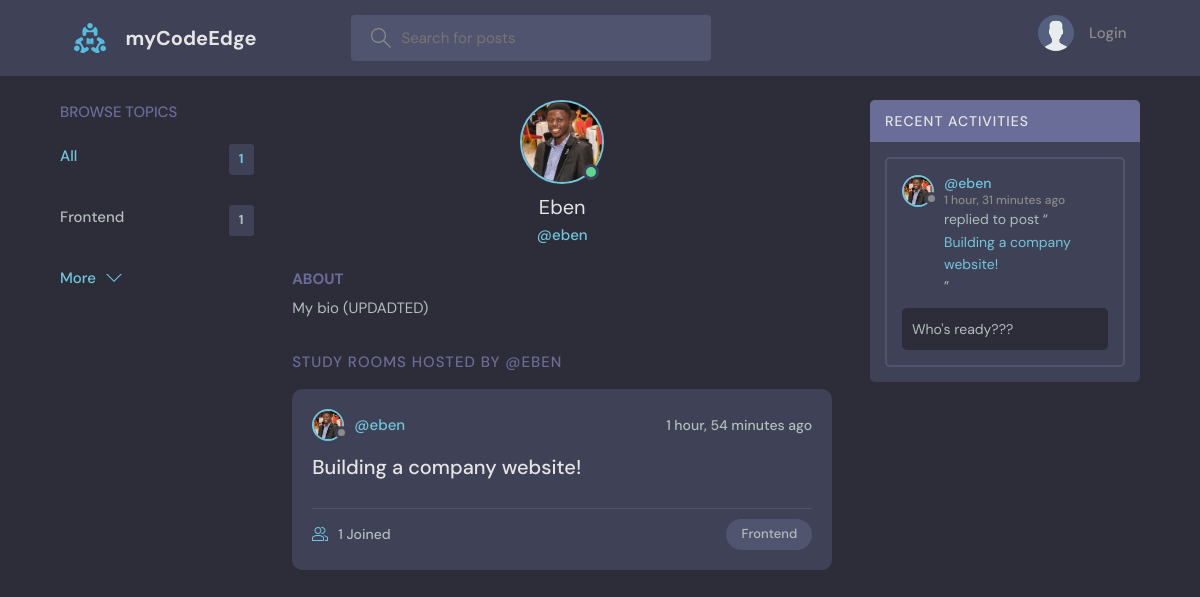
The app's page /profile/1 with its own data.
### base/models.py (models this page shows, shortened)
class Topic(models.Model):
    name = models.CharField(max_length=200)

class User(AbstractUser):
  name = models.CharField(max_length=200, null=True)
  email = models.EmailField(unique=True, null=True)
  bio = models.TextField(null=True)
  avatar = models.ImageField(null = True, default="avatar.svg")
  USERNAME_FIELD='email'
  REQUIRED_FIELDS = []

class Room(models.Model):
    host = models.ForeignKey(User, on_delete=models.SET_NULL, null=True)
    topic = models.ForeignKey(Topic, on_delete=models.SET_NULL, null=True)
    name = models.CharField(max_length=200)
    description = models.TextField(null=True, blank=True)
    participants = models.ManyToManyField(User, related_name='participants', blank=True)
    updated = models.DateTimeField(auto_now=True)
    created = models.DateTimeField(auto_now_add=True)
    class Meta:
        ordering = ["-updated", "-created"]
    def __str__(self):
        return self.name

class Message(models.Model):
    user = models.ForeignKey(User, on_delete=models.CASCADE)
    room = models.ForeignKey(Room, on_delete=models.CASCADE)
    body = models.TextField()
    updated = models.DateTimeField(auto_now=True)
    created = models.DateTimeField(auto_now_add=True)

### base/views.py (the view)
# urls.py: path("profile/<str:pk>", views.userProfile, name="user-profile"),
def userProfile(request, pk):
    user = User.objects.get(id=pk)
    rooms = user.room_set.all()
    room_messages = user.message_set.all()
    topics = Topic.objects.all()
    context = {'user':user, 'rooms':rooms, 'room_messages':room_messages, 'topics':topics}
    return render(request, 'base/profile.html', context)

### base/templates/base/profile.html (shortened to what this page needs)
{% extends 'main.html' %}
{% block content %}
<main class="profile-page layout layout--3">
  <div class="container">
    {% include 'base/topics_component.html' %}
    <div class="roomList">
      <div class="profile">
        <div class="profile__avatar">
          <div class="avatar avatar--large active">
            <img src="{{user.avatar.url}}" />
          </div>
        </div>
        <div class="profile__info">
          <h3>{{user.name}}</h3>
          <p>@{{user.username}}</p>
        </div>
        <div class="profile__about">
          <h3>About</h3>
          <p>
            {{user.bio}}
          </p>
        </div>
      </div>
      <div class="roomList__header">
        <div>
          <h2>Study Rooms Hosted by @{{user.name}}</a>
          </h2>
        </div>
      </div>
      {% include 'base/feed_component.html' %}
    </div>
    {% include 'base/activity_component.html' %}
  </div>
</main>
{% endblock content %}

### templates/main.html (shortened to what this page needs)
<!DOCTYPE html>
{% load static %}
<html lang="en">
<head>
  <link rel="stylesheet" type="text/css" href="{%static 'styles/style.css' %}" />
</head>
<body>
  {% include 'navbar.html' %}  {% block content %} {% endblock %}
</body>
</html>

### templates/navbar.html (shortened to what this page needs)
{% load static %}
<header class="header header--loggedIn">
    <div class="container">
        <a href="{% url 'home' %}" class="header__logo">
            <img src="{% static 'images/logo.svg' %}" />
            <h1>myCodeEdge</h1>
        </a>
        <form class="header__search" method="GET" action="{% url 'home' %}">
            <label>
                <input name="q" placeholder="Search for posts" />
            </label>
        </form>
        <nav class="header__menu">
            {% if request.user.is_authenticated %}
            <div class="header__user">
                <a href="{% url 'update-user' %}">
                    <div class="avatar avatar--medium active">
                        <img src="{{request.user.avatar.url}}" />
                    </div>
                    <p>{{request.user.username}} <span>@{{request.user.username}}</span></p>
                </a>
                <button class="dropdown-button">
                    <svg version="1.1" xmlns="http://www.w3.org/2000/svg" width="32" height="32" viewBox="0 0 32 32">
                        <title>chevron-down</title>
                        <path d="M16 21l-13-13h-3l16 16 16-16h-3l-13 13z"></path>
                    </svg>
                </button>
            </div>
            {% else %}
            <a href="{% url 'login' %}">
                <img src="{% static 'images/avatar.svg' %}" />
                <p>Login</p>
            </a>
            {% endif %}
        </nav>
    </div>
</header>

### base/templates/base/topics_component.html
<div class="topics">
  <div class="topics__header">
      <h2>Browse Topics</h2>
  </div>
  <ul class="topics__list">
      <li>
          <a href="{% url 'home' %}" class="active">All <span>{{topics.count}}</span></a>
      </li>
      {% for topic in topics %}
      <li>
          <a href="{% url 'home' %}?q={{topic.name}}">{{topic.name}}<span>{{topic.room_set.all.count}}</span></a>
      </li>
      {% endfor %}
  </ul>
  <a class="btn btn--link" href="{% url 'topics' %}">
      More
      <svg version="1.1" xmlns="http://www.w3.org/2000/svg" width="32" height="32" viewBox="0 0 32 32">
          <title>chevron-down</title>
          <path d="M16 21l-13-13h-3l16 16 16-16h-3l-13 13z"></path>
      </svg>
  </a>
</div>

### base/templates/base/feed_component.html (shortened to what this page needs)
{% for room in rooms %}
<div class="roomListRoom">
    <div class="roomListRoom__header">
        <a href="{% url 'user-profile' room.host.id %}" class="roomListRoom__author">
            <div class="avatar avatar--small">
                <img src="{{room.host.avatar.url}}" />
            </div>
            <span>@{{room.host.username}}</span>
        </a>
        <div class="roomListRoom__actions">
            <span>{{room.created|timesince}} ago</span>
        </div>
    </div>
    <div class="roomListRoom__content">
        <a href="{% url 'room' room.id %}">{{room.name}}</a>
    </div>
    <div class="roomListRoom__meta">
        <a href="{% url 'room' room.id %}" class="roomListRoom__joined">
            {{room.participants.all.count}} Joined
        </a>
        <p class="roomListRoom__topic">{{room.topic.name}}</p>
    </div>
</div>
{% endfor %}

### base/templates/base/activity_component.html (shortened to what this page needs)
<div class="activities">
    <div class="activities__header">
        <h2>Recent Activities</h2>
    </div>
    {% for message in room_messages %}
    <div class="activities__box">
        <div class="activities__boxHeader roomListRoom__header">
            <a href="{% url 'user-profile' message.user.id %}" class="roomListRoom__author">
                <div class="avatar avatar--small">
                    <img src="{{message.user.avatar.url}}" />
                </div>
                <p>
                    @{{message.user.username}}
                    <span>{{message.created|timesince}} ago</span>
                </p>
            </a>
        </div>
        <div class="activities__boxContent">
            <p>replied to post “<a href="{% url 'room' message.room.id %}">{{message.room}}</a>”</p>
            <div class="activities__boxRoomContent">{{message.body}}</div>
        </div>
    </div>
    {% endfor %}
</div>

### records on screen
Topic: name "Frontend", room_set.all.count "1"
User: avatar (picture), name "Eben", username "eben", bio "My bio (UPDADTED)", name "EBEN"
Room: host.avatar (picture), host.username "eben", created "1 hour, 54 minutes", name "Building a company website!", participants.all.count "1", topic.name "Frontend"
Message: user.avatar (picture), user.username "eben", created "1 hour, 31 minutes", room "Building a company website!", body "Who's ready???"

### other values on screen
{{ topics.count }} "1"
